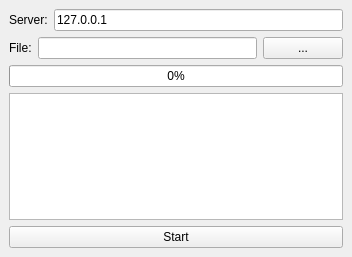
<?xml version="1.0" encoding="UTF-8"?>
<ui version="4.0">
 <class>MainWindow</class>
 <widget class="QMainWindow" name="MainWindow">
  <property name="geometry">
   <rect>
    <x>0</x>
    <y>0</y>
    <width>352</width>
    <height>257</height>
   </rect>
  </property>
  <property name="windowTitle">
   <string>MainWindow</string>
  </property>
  <widget class="QWidget" name="centralwidget">
   <layout class="QVBoxLayout" name="verticalLayout">
    <item>
     <layout class="QHBoxLayout" name="horizontalLayout">
      <item>
       <widget class="QLabel" name="lbServer">
        <property name="text">
         <string>Server:</string>
        </property>
       </widget>
      </item>
      <item>
       <widget class="QLineEdit" name="leServer">
        <property name="text">
         <string>127.0.0.1</string>
        </property>
       </widget>
      </item>
     </layout>
    </item>
    <item>
     <layout class="QHBoxLayout" name="horizontalLayout_2">
      <item>
       <widget class="QLabel" name="lbFile">
        <property name="text">
         <string>File:</string>
        </property>
       </widget>
      </item>
      <item>
       <widget class="QLineEdit" name="leFile"/>
      </item>
      <item>
       <widget class="QPushButton" name="pbFile">
        <property name="text">
         <string>...</string>
        </property>
       </widget>
      </item>
     </layout>
    </item>
    <item>
     <widget class="QProgressBar" name="pbLoad">
      <property name="value">
       <number>0</number>
      </property>
     </widget>
    </item>
    <item>
     <widget class="QPlainTextEdit" name="peStatus">
      <property name="enabled">
       <bool>true</bool>
      </property>
     </widget>
    </item>
    <item>
     <widget class="QPushButton" name="pbStart">
      <property name="text">
       <string>Start</string>
      </property>
     </widget>
    </item>
   </layout>
  </widget>
  <widget class="QMenuBar" name="menubar">
   <property name="geometry">
    <rect>
     <x>0</x>
     <y>0</y>
     <width>352</width>
     <height>22</height>
    </rect>
   </property>
  </widget>
 </widget>
 <resources/>
 <connections/>
</ui>
